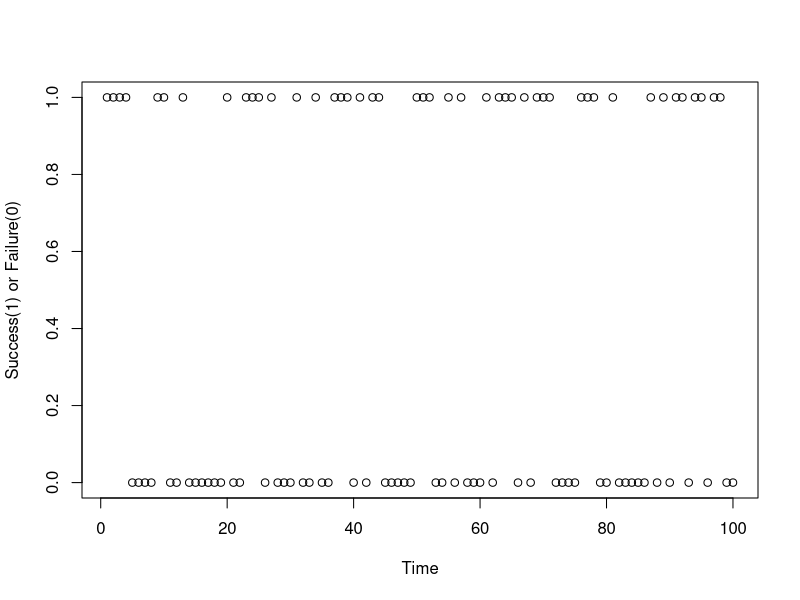
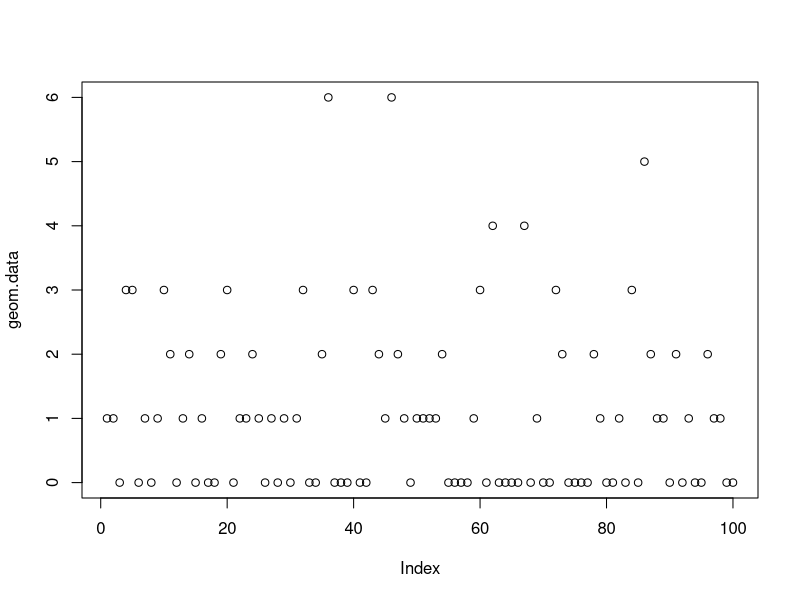
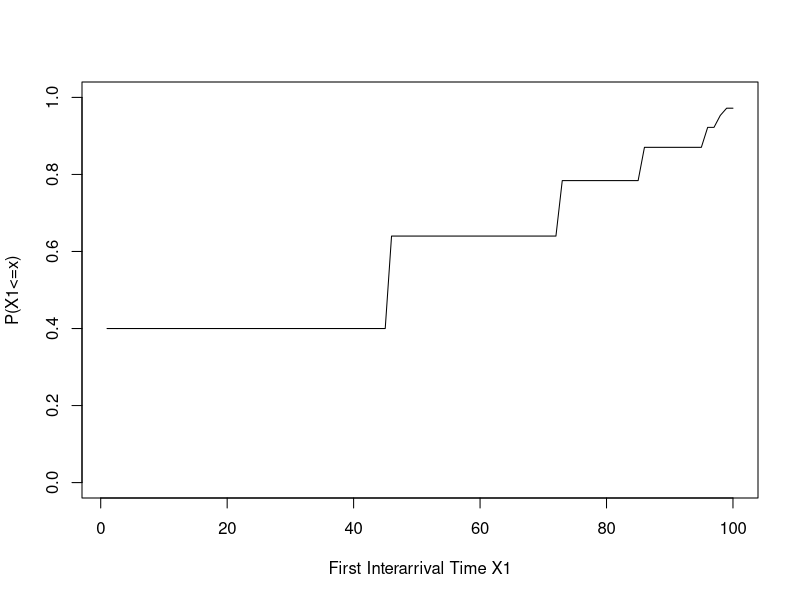
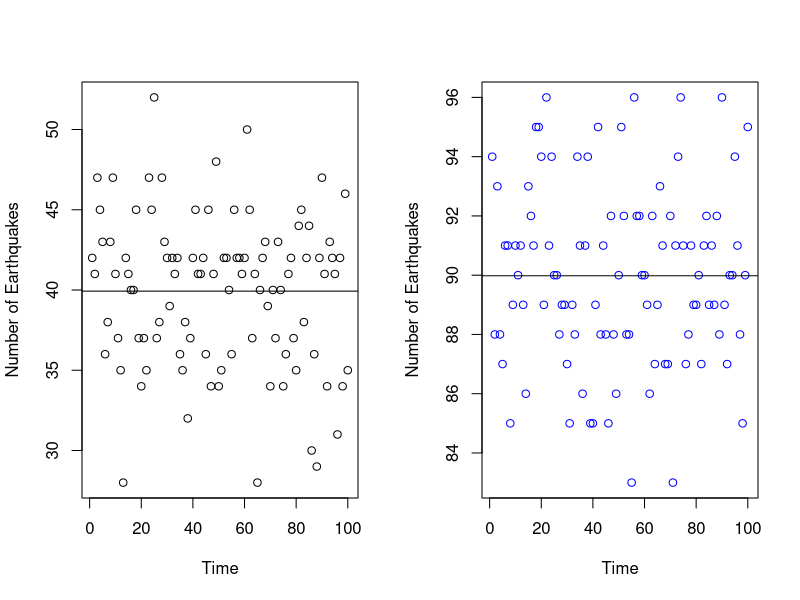
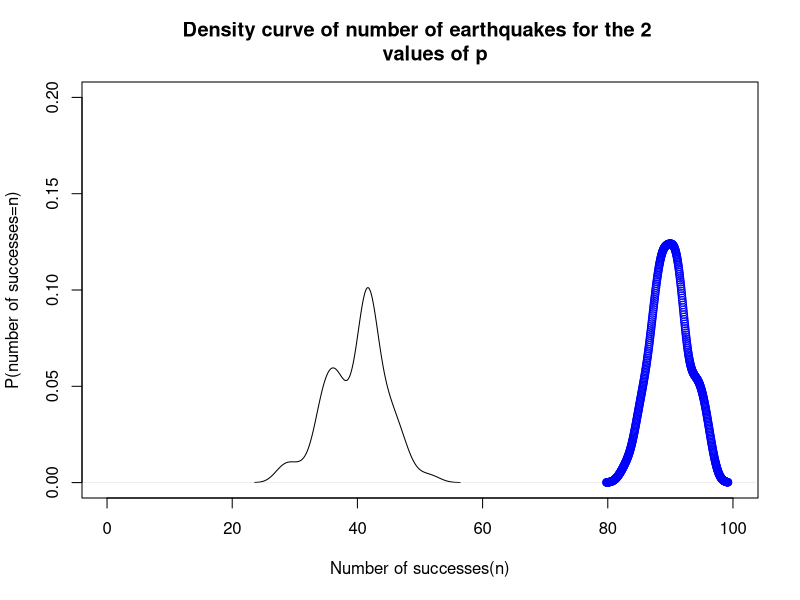
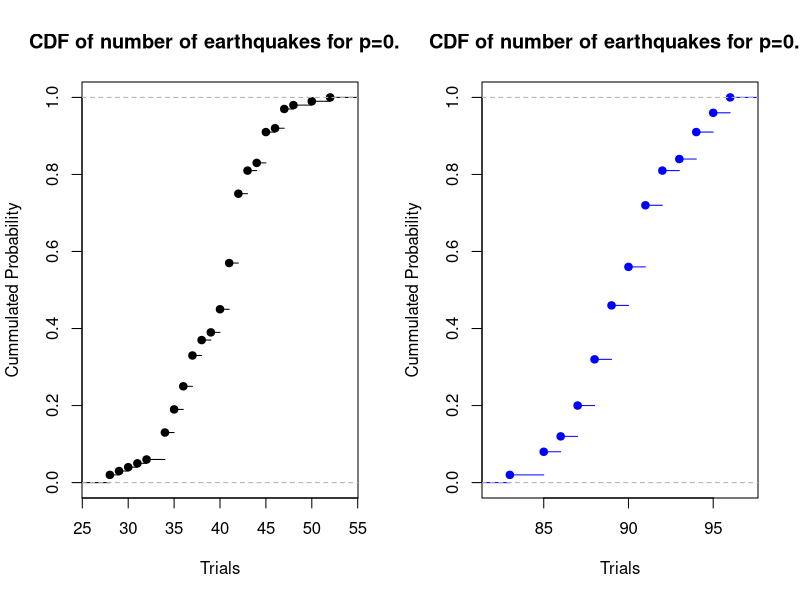

These charts were generated, in order, by the following R code:
### Ques 1 #####
rm(list=ls())
set.seed(12345)
p<-0.4
t<-100 #### suppose finite time is 100

bernoulli.data<-sample(0:1,t,replace=T,prob=c((1-p),p))
plot(bernoulli.data, xlab= "Time", ylab= "Success(1) or Failure(0)")

### as we generate 100 data points and with prob 0.4 we should have ones
### or successes. The sum of data should be close to 40.
### The sum(bernoulli.data) gives 45, so the simulation is correct.

########first inter arrival time########

t<-100
p<-0.4
geom.data<-rgeom(t,p)
plot(geom.data)
cdf.geom<-1-((1-p)^(sort(geom.data)+1))
plot(cdf.geom,type="n",xlab= "First Interarrival Time X1", ylab="P(X1<=x)", ylim=c(0,1),); lines(cdf.geom)

#####N(k) for p=0.4 and p=0.9##########

p1<-0.4
p2<-0.9
k=100 #let k be 100
binomial.data<-matrix(nrow=k,ncol=2)
binomial.data[1:k,1]<-rbinom(n=100,size=100,p=p1)
binomial.data[1:k,2]<-rbinom(n=100,size=100,p=p2)
colormat<-c("black","blue")
par(mfrow=c(1, 2))
plot(c(1:k),binomial.data[,1],
    xlab="Time",ylab="Number of Earthquakes",
     col=colormat[1])
abline(h=mean(binomial.data[,1]))
plot(c(1:k),binomial.data[,2],
     xlab="Time",ylab="Number of Earthquakes",
     col=colormat[2])
abline(h=mean(binomial.data[,2]))
par(mfrow=c(1, 1))

plot(density(binomial.data[,1]),ylim=c(0,0.2),xlim=c(0,100),
     main="Density curve of number of earthquakes for the 2 
     values of p", xlab="Number of successes(n)", ylab="P(number of successes=n)")

points(density(binomial.data[,2]),col="blue")

par(mfrow=c(1, 2))
plot(ecdf(binomial.data[,1]),xlab="Trials",ylab="Cummulated Probability",
     col=colormat[1],
     main=paste("CDF of number of earthquakes for p=0.4"))
plot(ecdf(binomial.data[,2]),xlab="Trials",ylab="Cummulated Probability",
     col=colormat[2],
     main=paste("CDF of number of earthquakes for p=0.9"))



